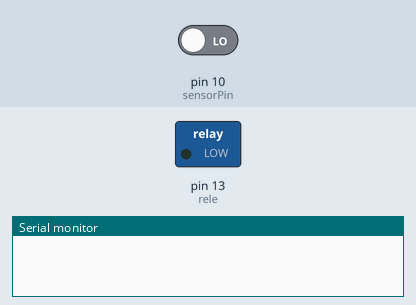
This sketch was run on a simulated Arduino Uno, built with avr-gcc and run on an emulated ATmega328P. On the bench: switched loads named in the sketch (green lamp = pin HIGH), the last lines printed to the serial monitor. The test bench sets the inputs (shaded band); at power-on: pin 10 (sensorPin) LOW.

Above: at 2.8 s.
2.9 s: pin 10 (sensorPin) driven HIGH
At 4.0 s:
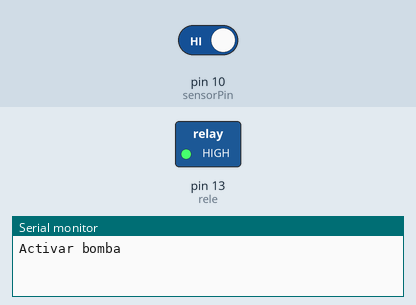
4.5 s: pin 10 (sensorPin) driven LOW
At 5.6 s:
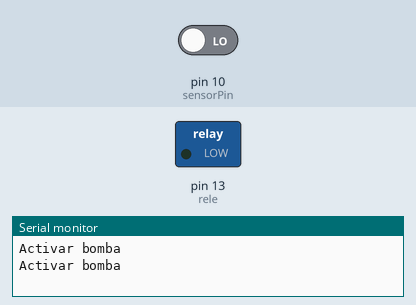
Timing chart, 0 to 7.5 s (numbered marks = the images above; inputs shaded):
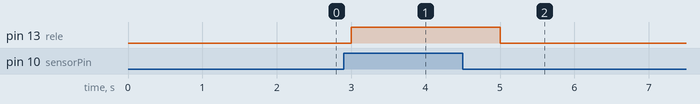

The sketch:

bandeja.ino
```cpp
const int sensorPin = 10;
const int rele=13;

void setup()
{
   Serial.begin(9600);
   pinMode(rele,OUTPUT);
   pinMode(sensorPin, INPUT);
}

void loop()
{
   int humedad = digitalRead(sensorPin);

   //mandar mensaje a puerto serie en función del valor leido
   if (humedad == HIGH)
   {
      Serial.println("Activar bomba");
      digitalWrite(rele, HIGH);
   }
   else
   {
      digitalWrite(rele, LOW);
   }
   delay(1000);
}
```

Measured:
- after the input at 2.9 s, pin 13 (rele): LOW → HIGH after 0.10 s
- after the input at 4.5 s, pin 13 (rele): HIGH → LOW after 0.50 s
